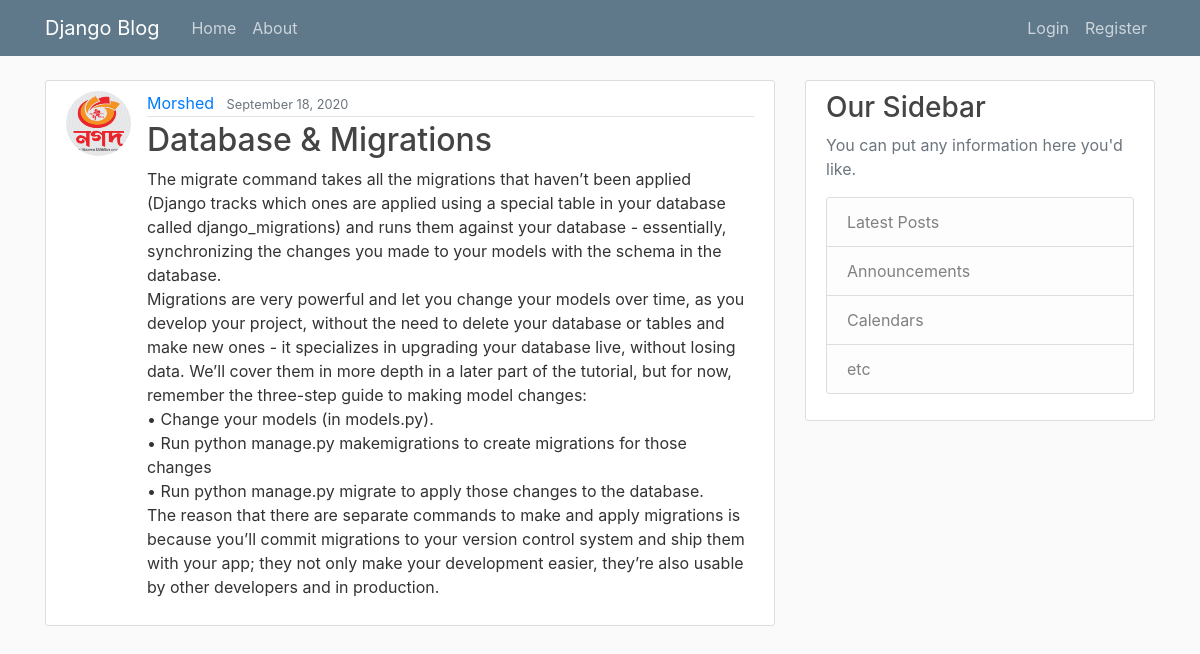
Screenshot of /post/11/ with the database file from the repository.
### blog/models.py (models this page shows, shortened)
class Post(models.Model):
	title = models.CharField(max_length=100)
	content = models.TextField()
	date_posted = models.DateTimeField(default=timezone.now)
	author = models.ForeignKey(User, on_delete=models.CASCADE)

### users/models.py (models this page shows, shortened)
class Profile(models.Model):
	user = models.OneToOneField(User, on_delete= models.CASCADE)
	image = models.ImageField(default='default.jpg', upload_to='profile_pics')

### blog/views.py (the view)
# urls.py: path('post/<int:pk>/', PostDetailView.as_view(), name='post-detail'),
class PostDetailView(DetailView):
	model = Post

### blog/templates/blog/post_detail.html (shortened to what this page needs)
{% extends "blog/base.html" %}
{% block content %}
	<article class="media content-section">
		<img class="rounded-circle article-img" src="{{ post.author.profile.image.url }}">
		<div class="media-body">
		   <div class="article-metadata">
		    <a class="mr-2" href="{% url 'user-posts' object.author.username %}">{{ object.author }}</a>
		    <small class="text-muted">{{ object.date_posted|date:"F d, Y" }}</small>
		   </div>
		   <h2 class="article-title">{{ object.title }}</h2>
		   <p class="article-content">{{ object.content }}</p>
		</div>
	</article>
{% endblock content %}

### blog/static/blog/main.css (style rules this page uses)
body { background: #fafafa; color: #333333; margin-top: 5rem; }
h1, h2, h3, h4, h5, h6 { color: #444444; }
.content-section { background: #ffffff; padding: 10px 20px; border: 1px solid #dddddd; border-radius: 3px; margin-bottom: 20px; }
.article-title { color: #444444; }
.article-content { white-space: pre-line; }
.article-img { height: 65px; width: 65px; margin-right: 16px; }
.article-metadata { padding-bottom: 1px; margin-bottom: 4px; border-bottom: 1px solid #e3e3e3 }

### rows the page displays
Post: author.profile.image (picture), author "Morshed", date_posted "September 18, 2020", title "Database & Migrations", content "The migrate command takes all the migrations that haven’t been applied (Django tracks which ones are applied using a special table in your database called django_migrations) and runs them against your database - essentially, synchronizing the changes you made to your models with the schema in the database. Migrations are very powerful and let you change your models over time, as you develop your project, without the need to delete your database or tables and make new ones - it specializes in upgrading your database live, without losing data. We’ll cover them in more depth in a later part of the tutorial, but for now, remember the three-step guide to making model changes: • Change your…"
